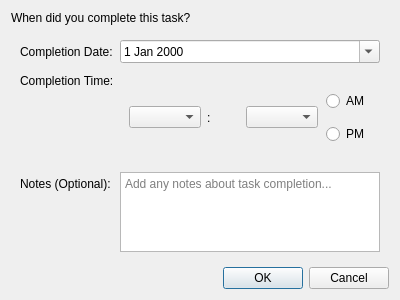
<?xml version="1.0" encoding="UTF-8"?>
<ui version="4.0">
 <class>Dialog_task_completion</class>
 <widget class="QDialog" name="Dialog_task_completion">
  <property name="geometry">
   <rect>
    <x>0</x>
    <y>0</y>
    <width>400</width>
    <height>300</height>
   </rect>
  </property>
  <property name="windowTitle">
   <string>Complete Task</string>
  </property>
  <layout class="QVBoxLayout" name="verticalLayout_Dialog_task_completion">
   <item>
    <widget class="QLabel" name="label_task_completion_header">
     <property name="text">
      <string>When did you complete this task?</string>
     </property>
     <property name="role" stdset="0">
      <string>header</string>
     </property>
    </widget>
   </item>
   <item>
    <widget class="QWidget" name="widget_completion_details" native="true">
     <layout class="QFormLayout" name="formLayout_completion_details">
      <item row="0" column="0">
       <widget class="QLabel" name="label_completion_date">
        <property name="text">
         <string>Completion Date:</string>
        </property>
       </widget>
      </item>
      <item row="0" column="1">
       <widget class="QDateEdit" name="dateEdit_completion_date">
        <property name="calendarPopup">
         <bool>true</bool>
        </property>
       </widget>
      </item>
      <item row="1" column="0">
       <widget class="QLabel" name="label_completion_time">
        <property name="text">
         <string>Completion Time:</string>
        </property>
       </widget>
      </item>
      <item row="1" column="1">
       <widget class="QWidget" name="widget_completion_time" native="true">
        <layout class="QHBoxLayout" name="horizontalLayout_completion_time">
         <item>
          <widget class="QComboBox" name="comboBox_completion_hour">
          </widget>
         </item>
         <item>
          <widget class="QLabel" name="label_completion_colon">
           <property name="text">
            <string>:</string>
           </property>
          </widget>
         </item>
         <item>
          <widget class="QComboBox" name="comboBox_completion_minute">
          </widget>
         </item>
         <item>
          <widget class="QWidget" name="widget_completion_am_pm" native="true">
           <layout class="QVBoxLayout" name="verticalLayout_completion_am_pm">
            <property name="spacing">
             <number>2</number>
            </property>
            <property name="leftMargin">
             <number>2</number>
            </property>
            <property name="topMargin">
             <number>2</number>
            </property>
            <property name="rightMargin">
             <number>2</number>
            </property>
            <property name="bottomMargin">
             <number>2</number>
            </property>
            <item>
             <widget class="QRadioButton" name="radioButton_completion_am">
              <property name="text">
               <string>AM</string>
              </property>
             </widget>
            </item>
            <item>
             <widget class="QRadioButton" name="radioButton_completion_pm">
              <property name="text">
               <string>PM</string>
              </property>
             </widget>
            </item>
           </layout>
          </widget>
         </item>
        </layout>
       </widget>
      </item>
      <item row="2" column="0">
       <widget class="QLabel" name="label_completion_notes">
        <property name="text">
         <string>Notes (Optional):</string>
        </property>
       </widget>
      </item>
      <item row="2" column="1">
       <widget class="QTextEdit" name="textEdit_completion_notes">
        <property name="maximumSize">
         <size>
          <width>16777215</width>
          <height>80</height>
         </size>
        </property>
        <property name="placeholderText">
         <string>Add any notes about task completion...</string>
        </property>
       </widget>
      </item>
     </layout>
    </widget>
   </item>
   <item>
    <widget class="QDialogButtonBox" name="buttonBox_task_completion">
     <property name="orientation">
      <enum>Qt::Orientation::Horizontal</enum>
     </property>
     <property name="standardButtons">
      <set>QDialogButtonBox::StandardButton::Cancel|QDialogButtonBox::StandardButton::Ok</set>
     </property>
    </widget>
   </item>
  </layout>
 </widget>
 <resources/>
 <connections/>
</ui> 
